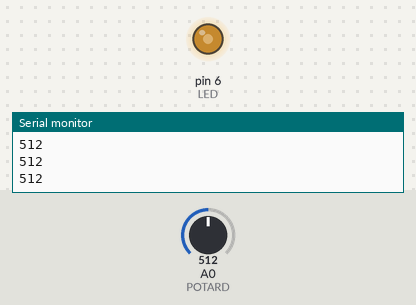
A sketch run on a simulated Arduino Uno, built with avr-gcc and run on an emulated ATmega328P. Shown: output pins drawn as LEDs (lit = HIGH), the last lines printed to the serial monitor. Inputs (shaded band) come from the test bench; at power-on: A0 (POTARD) = 512.

Above: at 1.2 s.
1.3 s: A0 (POTARD) set to 716
At 2.3 s:
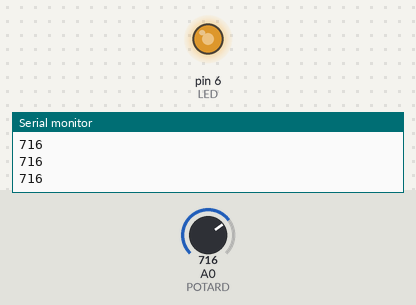
2.8 s: A0 (POTARD) set to 900
At 3.8 s:
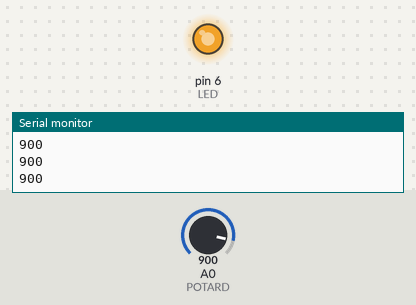
4.3 s: A0 (POTARD) set to 122
At 5.3 s:
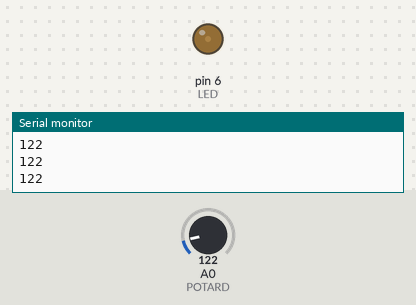
5.8 s: A0 (POTARD) set to 0
At 6.8 s:
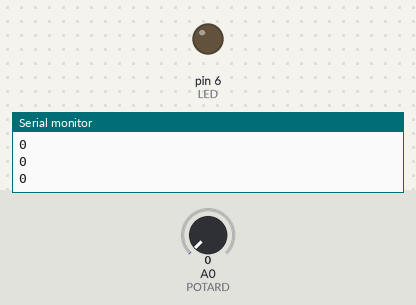
7.3 s: A0 (POTARD) set to 511
At 8.3 s:
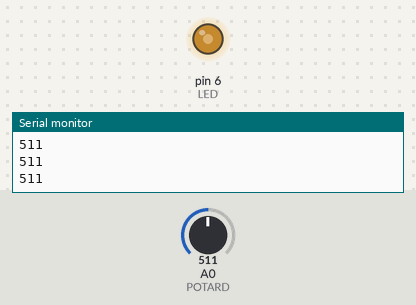
Timing chart, 0 to 9.8 s (numbered marks = the images above; inputs shaded):
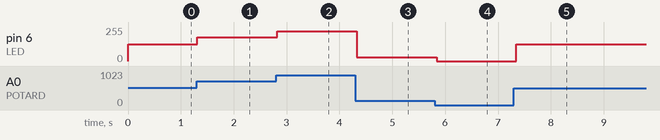

The sketch:

Test_potard.ino
```cpp
#define POTARD A0
#define LED     6

void setup() {
  pinMode(POTARD, INPUT);
  pinMode(LED, OUTPUT);

  Serial.begin(9600);
}

void loop() {
  int tension = analogRead(POTARD);

  int luminosite = map(tension, 0, 1023, 0, 255);

  analogWrite(LED, luminosite);

  Serial.println(tension);
  delay(50);
}
```

Measured:
- after the input at 1.3 s, pin 6 (LED): 127/255 → 178/255 at once
- after the input at 2.8 s, pin 6 (LED): 178/255 → 224/255 at once
- after the input at 4.3 s, pin 6 (LED): 224/255 → 30/255 at once
- after the input at 5.8 s, pin 6 (LED): 30/255 → 0/255 at once
- after the input at 7.3 s, pin 6 (LED): 0/255 → 127/255 after 0.05 s
